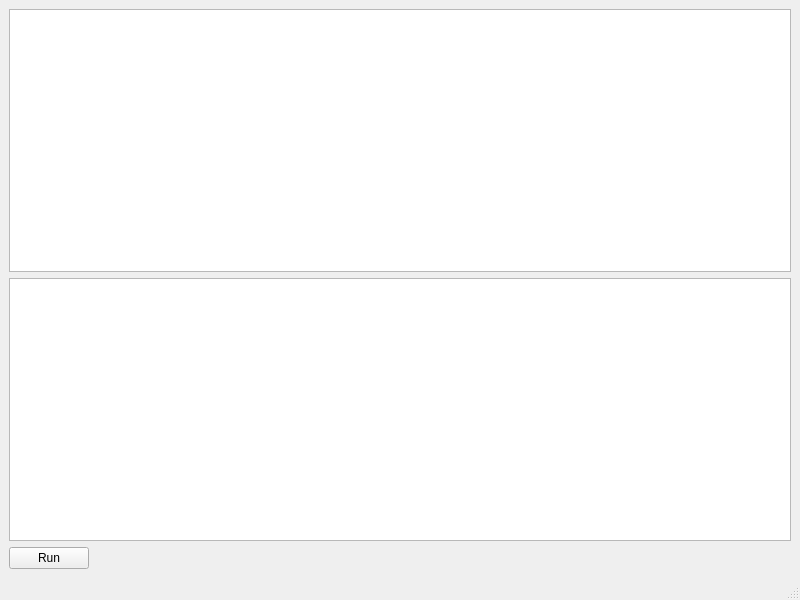
<?xml version="1.0" encoding="UTF-8"?>
<ui version="4.0">
 <class>MainWindow</class>
 <widget class="QMainWindow" name="MainWindow">
  <property name="geometry">
   <rect>
    <x>0</x>
    <y>0</y>
    <width>800</width>
    <height>600</height>
   </rect>
  </property>
  <property name="windowTitle">
   <string>MainWindow</string>
  </property>
  <widget class="QWidget" name="centralwidget">
   <layout class="QGridLayout" name="gridLayout_2">
    <item row="0" column="0">
     <layout class="QGridLayout" name="gridLayout">
      <property name="sizeConstraint">
       <enum>QLayout::SetMaximumSize</enum>
      </property>
      <item row="0" column="0">
       <widget class="QTableWidget" name="tableWidget"/>
      </item>
      <item row="1" column="0">
       <layout class="QVBoxLayout" name="verticalLayout_2"/>
      </item>
      <item row="2" column="0">
       <widget class="QPlainTextEdit" name="plainTextEdit"/>
      </item>
      <item row="3" column="0">
       <widget class="QPushButton" name="pushButton">
        <property name="sizePolicy">
         <sizepolicy hsizetype="Fixed" vsizetype="Fixed">
          <horstretch>0</horstretch>
          <verstretch>0</verstretch>
         </sizepolicy>
        </property>
        <property name="text">
         <string>Run</string>
        </property>
       </widget>
      </item>
     </layout>
    </item>
   </layout>
  </widget>
  <widget class="QMenuBar" name="menubar">
   <property name="geometry">
    <rect>
     <x>0</x>
     <y>0</y>
     <width>800</width>
     <height>22</height>
    </rect>
   </property>
  </widget>
  <widget class="QStatusBar" name="statusbar"/>
 </widget>
 <resources/>
 <connections/>
</ui>
